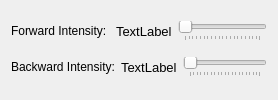
               <widget class="QWidget" name="tab_5">
                <attribute name="title">
                 <string>ACC_ONLY_MODE</string>
                </attribute>
                <layout class="QVBoxLayout" name="verticalLayout_10">
                 <item>
                  <layout class="QHBoxLayout" name="horizontalLayout_21">
                   <item>
                    <widget class="QLabel" name="label_17">
                     <property name="text">
                      <string>Forward Intensity: </string>
                     </property>
                    </widget>
                   </item>
                   <item alignment="Qt::AlignRight">
                    <widget class="QLabel" name="label_56">
                     <property name="font">
                      <font>
                       <family>MS Shell Dlg 2</family>
                       <pointsize>10</pointsize>
                       <weight>50</weight>
                       <italic>false</italic>
                       <bold>false</bold>
                      </font>
                     </property>
                     <property name="text">
                      <string>TextLabel</string>
                     </property>
                    </widget>
                   </item>
                   <item>
                    <widget class="QSlider" name="ACC_ONLY_MODEForwardSlider">
                     <property name="maximumSize">
                      <size>
                       <width>400</width>
                       <height>16777215</height>
                      </size>
                     </property>
                     <property name="minimum">
                      <number>1</number>
                     </property>
                     <property name="maximum">
                      <number>100</number>
                     </property>
                     <property name="orientation">
                      <enum>Qt::Horizontal</enum>
                     </property>
                     <property name="tickPosition">
                      <enum>QSlider::TicksBelow</enum>
                     </property>
                     <property name="tickInterval">
                      <number>5</number>
                     </property>
                    </widget>
                   </item>
                  </layout>
                 </item>
                 <item>
                  <layout class="QHBoxLayout" name="horizontalLayout_22">
                   <item>
                    <widget class="QLabel" name="label_18">
                     <property name="text">
                      <string>Backward Intensity:</string>
                     </property>
                    </widget>
                   </item>
                   <item alignment="Qt::AlignRight">
                    <widget class="QLabel" name="label_57">
                     <property name="font">
                      <font>
                       <family>MS Shell Dlg 2</family>
                       <pointsize>10</pointsize>
                       <weight>50</weight>
                       <italic>false</italic>
                       <bold>false</bold>
                      </font>
                     </property>
                     <property name="text">
                      <string>TextLabel</string>
                     </property>
                    </widget>
                   </item>
                   <item>
                    <widget class="QSlider" name="ACC_ONLY_MODEBackwardSlider">
                     <property name="maximumSize">
                      <size>
                       <width>400</width>
                       <height>16777215</height>
                      </size>
                     </property>
                     <property name="minimum">
                      <number>1</number>
                     </property>
                     <property name="maximum">
                      <number>100</number>
                     </property>
                     <property name="orientation">
                      <enum>Qt::Horizontal</enum>
                     </property>
                     <property name="tickPosition">
                      <enum>QSlider::TicksBelow</enum>
                     </property>
                     <property name="tickInterval">
                      <number>5</number>
                     </property>
                    </widget>
                   </item>
                  </layout>
                 </item>
                </layout>
               </widget>
